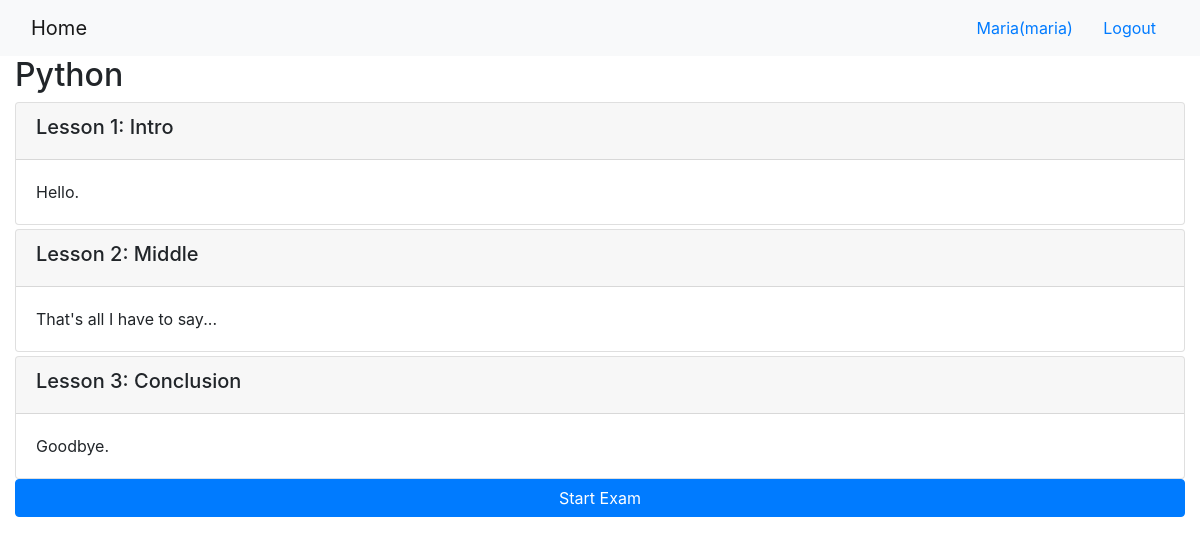
The app's page /onlinecourse/1/ (signed in) with its own data.
### onlinecourse/models.py (models this page shows, shortened)
class Course(models.Model):
    name = models.CharField(null=False, max_length=30, default='online course')
    image = models.ImageField(upload_to='course_images/')
    description = models.CharField(max_length=1000)
    pub_date = models.DateField(null=True)
    instructors = models.ManyToManyField(Instructor)
    users = models.ManyToManyField(settings.AUTH_USER_MODEL, through='Enrollment')
    total_enrollment = models.IntegerField(default=0)
    is_enrolled = False

class Lesson(models.Model):
    title = models.CharField(max_length=200, default="title")
    order = models.IntegerField(default=0)
    course = models.ForeignKey(Course, on_delete=models.CASCADE)
    content = models.TextField()

### onlinecourse/views.py (the view)
# urls.py: path('<int:pk>/', views.CourseDetailView.as_view(), name='course_details'),
class CourseDetailView(generic.DetailView):
    model = Course
    template_name = 'onlinecourse/course_detail_bootstrap.html'

### onlinecourse/templates/onlinecourse/course_detail_bootstrap.html (shortened to what this page needs)
<!DOCTYPE html>
<html lang="en">
<head>
     {% load static %}
    <link rel="stylesheet" href="https://maxcdn.bootstrapcdn.com/bootstrap/4.5.2/css/bootstrap.min.css">
</head>
<body>
    <nav class="navbar navbar-light bg-light">
        <div class="container-fluid">
            <div class="navbar-header">
                  <a class="navbar-brand" href="{% url 'onlinecourse:index' %}">Home</a>
            </div>
            <ul class="nav navbar-nav navbar-right">
                {% if user.is_authenticated %}
                <li>
                    <a class="btn btn-link" href="#">{{ user.first_name }}({{ user.username }})</a>
                    <a class="btn btn-link" href="{% url 'onlinecourse:logout' %}">Logout</a>
                </li>
                {% endif %}
            </ul>
        </div>
    </nav>
    <div class="container-fluid">
            <h2>{{ course.name }}</h2>
            <div class="card-columns-vertical">
                {% for lesson in course.lesson_set.all %}
                    <div class="card mt-1">
                        <div class="card-header"><h5>Lesson {{lesson.order|add:1}}: {{lesson.title}}</h5></div>
                        <div class="card-body">{{lesson.content}}</div>
                    </div>
                {% endfor %}
            </div>
            {% if user.is_authenticated %}
            <button data-toggle="collapse" data-target="#exam" class="btn btn-primary btn-block">Start Exam</button>
            {% endif %}
    </div>
</body>
</html>

### records on screen
Course: name "Python"
Lesson: order|add "1", title "Intro", content "Hello."
Lesson: order|add "2", title "Middle", content "That's all I have to say..."
Lesson: order|add "3", title "Conclusion", content "Goodbye."

### other values on screen
{{ user.first_name }} "Maria"
{{ user.username }} "maria"
